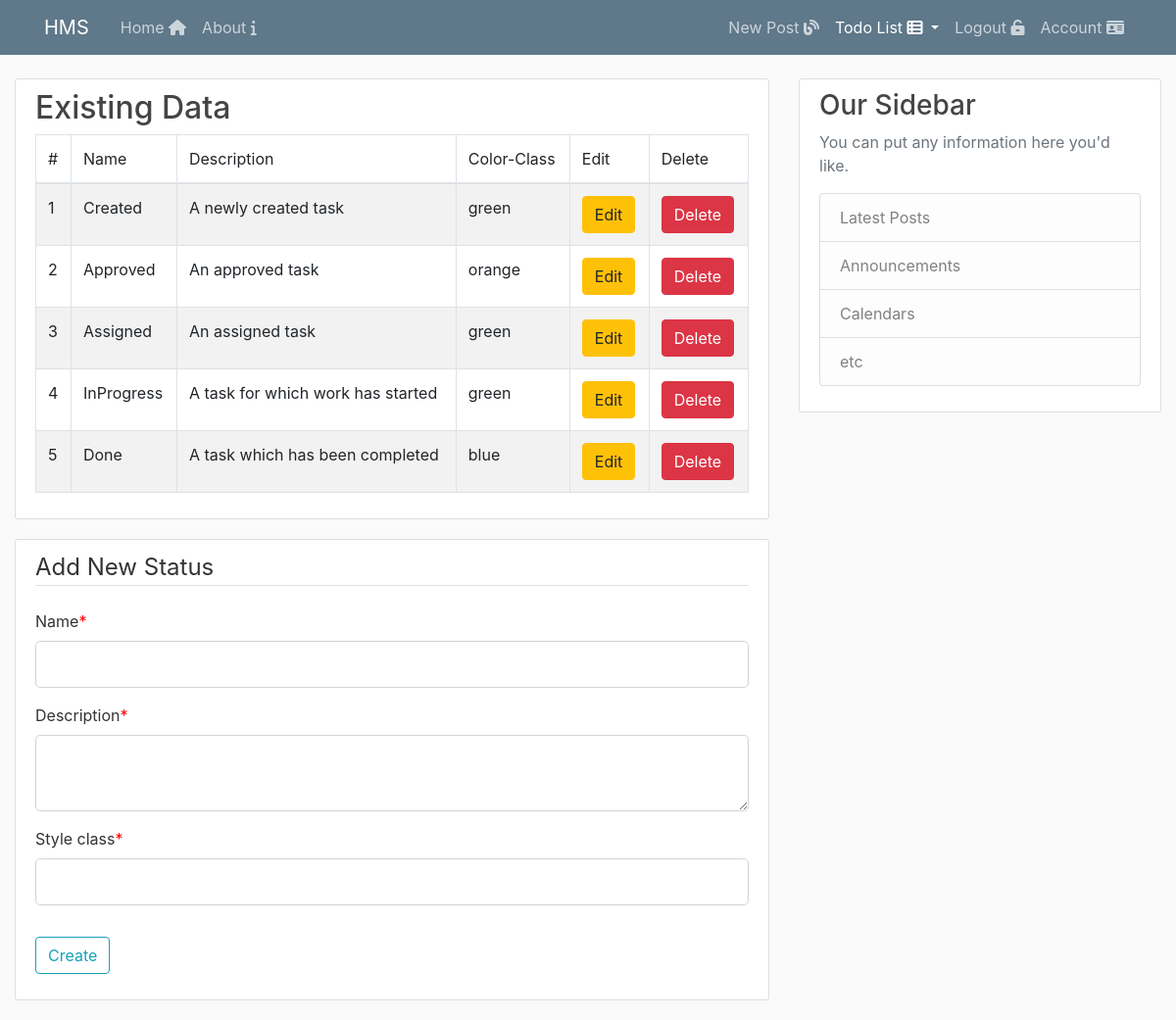
The app's page /todolists/status (signed in) with its own data.
### app/models.py (models this page shows)
class TaskStatusLu(db.Model):
    __tablename__ = "task_status_lu"
    id = db.Column(db.Integer, primary_key=True)
    name = db.Column(db.String(100), nullable=False, unique=True)
    description = db.Column(db.String(300), nullable=False)
    style_class = db.Column(db.String(200), nullable=False, default="text-danger")
    todo_items = db.relationship('ToDoItem', backref='task_status')

### app/todolists/routes.py (the view, shortened to what this page needs)
@todolists.route('/todolists/status', methods=['GET', 'POST'])
@login_required
def status():
    form = TaskLuForm()
    statuses = TaskStatusLu.query.all()
    return render_template('/todolists/lookups.html', form=form, lookups=statuses, legend='Add New Status', lookupTitle='Status')

### app/todolists/forms.py
class TaskLuForm(FlaskForm):
    name = StringField('Name', validators=[DataRequired()])
    description = TextAreaField('Description', validators=[DataRequired()])
    style_class = StringField('Style class', validators=[DataRequired()])
    submit = SubmitField('Create')

### app/models.py (called while the page is built)
@login_manager.user_loader
def load_user(user_id):
    return User.query.get(int(user_id))

### app/templates/todolists/lookups.html (shortened to what this page needs)
{% extends "layout.html" %}
{% block content %}
{% if lookups %}
<div class="content-section">
    <h2>Existing Data</h2>
    <table class="table table-striped table-bordered">
        <thead>
            <tr>
                <td>#</td>
                <td>Name</td>
                <td>Description</td>
                <td>Color-Class</td>
                <td>Edit</td>
                <td>Delete</td>
            </tr>
        </thead>
        <tbody>
            {% for lookup in lookups %}
            <tr>
                <td>{{ lookup.id }}</td>
                <td>{{ lookup.name }}</td>
                <td>{{ lookup.description }}</td>
                <td>{{ lookup.style_class }}</td>
                <td>
                    {% if lookupTitle=='Status' %}
                    <a class="btn btn-warning" href="{{url_for('todolists.edit_status', status_id=lookup.id)}}">Edit</a>
                    {% endif %}
                </td>
                <td>
                    {% if lookupTitle=='Status' %}
                    <form action="{{url_for('todolists.delete_status', status_id=lookup.id)}}" method="POST">
                        <input type="submit" value="Delete" class="btn btn-danger">
                    </form>
                    {% endif %}
                </td>
            </tr>
            {% endfor %}
        </tbody>
    </table>
</div>
{% else %}
<div class="content-section">
    <h2>No value found</h2>
</div>
{% endif %}
<div class="content-section">
    <form method="POST" action="">
        <fieldset class="form-group">
            <legend class="border-bottom mb-4">{{ legend }}</legend>
            <div class="form-group">
                {{ form.name.label(class="form-control-label") }}{% if form.name.flags.required %}<span
                    class="required-field">*</span>{% endif %}
                {% if form.name.errors %}
                {{ form.name(class="form-control form-control-lg is-invalid") }}
                <div class="invalid-feedback">
                    {% for error in form.name.errors %}
                    <span>{{ error }}</span>
                    {% endfor %}
                </div>
                {% else %}
                {{ form.name(class="form-control form-control-lg") }}
                {% endif %}
            </div>
            <div class="form-group">
                {{ form.description.label(class="form-control-label") }}{% if form.description.flags.required %}<span
                    class="required-field">*</span>{% endif %}
                {% if form.description.errors %}
                {{ form.description(class="form-control form-control-lg is-invalid") }}
                <div class="invalid-feedback">
                    {% for error in form.description.errors %}
                    <span>{{ error }}</span>
                    {% endfor %}
                </div>
                {% else %}
                {{ form.description(class="form-control form-control-lg") }}
                {% endif %}
            </div>
            <div class="form-group">
                {{ form.style_class.label(class="form-control-label") }}{% if form.style_class.flags.required %}<span
                    class="required-field">*</span>{% endif %}
                {% if form.style_class.errors %}
                {{ form.style_class(class="form-control form-control-lg is-invalid") }}
                <div class="invalid-feedback">
                    {% for error in form.style_class.errors %}
                    <span>{{ error }}</span>
                    {% endfor %}
                </div>
                {% else %}
                {{ form.style_class(class="form-control form-control-lg") }}
                {% endif %}
            </div>
        </fieldset>
        <div class="form-group">
            {{ form.submit(class="btn btn-outline-info") }}
        </div>
    </form>
</div>
{% endblock content %}

### app/static/styles/main.css (style rules this page uses)
body { background: #fafafa; color: #333333; margin-top: 5rem; }
h1, h2, h3, h4, h5, h6 { color: #444444; }
.content-section { background: #ffffff; padding: 10px 20px; border: 1px solid #dddddd; border-radius: 3px; margin-bottom: 20px; }
.required-field { font-weight: 400; color: rgba(255,0,0); transition: color .16s linear; }

### records on screen
TaskStatusLu: id "1", name "Created", description "A newly created task", style_class "green"
TaskStatusLu: id "2", name "Approved", description "An approved task", style_class "orange"
TaskStatusLu: id "3", name "Assigned", description "An assigned task", style_class "green"
TaskStatusLu: id "4", name "InProgress", description "A task for which work has started", style_class "green"
TaskStatusLu: id "5", name "Done", description "A task which has been completed", style_class "blue"

### other values on screen
{{ legend }} "Add New Status"
